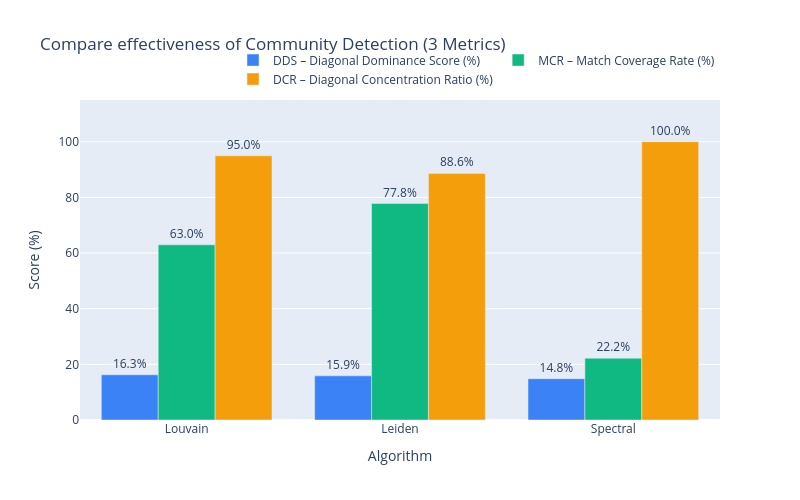

Here is the notebook cell this chart was saved with:
### Code cell
algos    = df_summary['Algorithm'].tolist()
dds_vals = df_summary['DDS – Diagonal Dominance Score (%)'].tolist()
mcr_vals = df_summary['MCR – Match Coverage Rate (%)'].tolist()
dcr_vals = df_summary['DCR – Diagonal Concentration Ratio (%)'].tolist()

fig = go.Figure()
fig.add_trace(go.Bar(
    name='DDS – Diagonal Dominance Score (%)',
    x=algos, y=dds_vals,
    marker_color='#3B82F6',
    text=[f"{v:.1f}%" for v in dds_vals],
    textposition='outside'
))
fig.add_trace(go.Bar(
    name='MCR – Match Coverage Rate (%)',
    x=algos, y=mcr_vals,
    marker_color='#10B981',
    text=[f"{v:.1f}%" for v in mcr_vals],
    textposition='outside'
))
fig.add_trace(go.Bar(
    name='DCR – Diagonal Concentration Ratio (%)',
    x=algos, y=dcr_vals,
    marker_color='#F59E0B',
    text=[f"{v:.1f}%" for v in dcr_vals],
    textposition='outside'
))
fig.update_layout(
    title='Compare effectiveness of Community Detection (3 Metrics)',
    xaxis_title='Algorithm',
    yaxis_title='Score (%)',
    yaxis_range=[0, 115],
    barmode='group',
    legend=dict(orientation='h', yanchor='bottom', y=1.02, xanchor='right', x=1),
    width=800, height=500
)
fig.show()

### Figure 1 — Plotly figure (JSON) as saved in the notebook; plotly's stock layout.template omitted (floating-point values rounded to 4 significant figures)
{"data": [{"marker": {"color": "#3B82F6"}, "name": "DDS – Diagonal Dominance Score (%)", "text": ["16.3%", "15.9%", "14.8%"], "textposition": "outside", "type": "bar", "x": ["Louvain", "Leiden", "Spectral"], "y": [16.26, 15.87, 14.84]}, {"marker": {"color": "#10B981"}, "name": "MCR – Match Coverage Rate (%)", "text": ["63.0%", "77.8%", "22.2%"], "textposition": "outside", "type": "bar", "x": ["Louvain", "Leiden", "Spectral"], "y": [62.96, 77.78, 22.22]}, {"marker": {"color": "#F59E0B"}, "name": "DCR – Diagonal Concentration Ratio (%)", "text": ["95.0%", "88.6%", "100.0%"], "textposition": "outside", "type": "bar", "x": ["Louvain", "Leiden", "Spectral"], "y": [94.95, 88.63, 100]}], "layout": {"barmode": "group", "height": 500, "legend": {"orientation": "h", "x": 1, "xanchor": "right", "y": 1.02, "yanchor": "bottom"}, "title": {"text": "Compare effectiveness of Community Detection (3 Metrics)"}, "width": 800, "xaxis": {"title": {"text": "Algorithm"}}, "yaxis": {"range": [0, 115], "title": {"text": "Score (%)"}}}}
